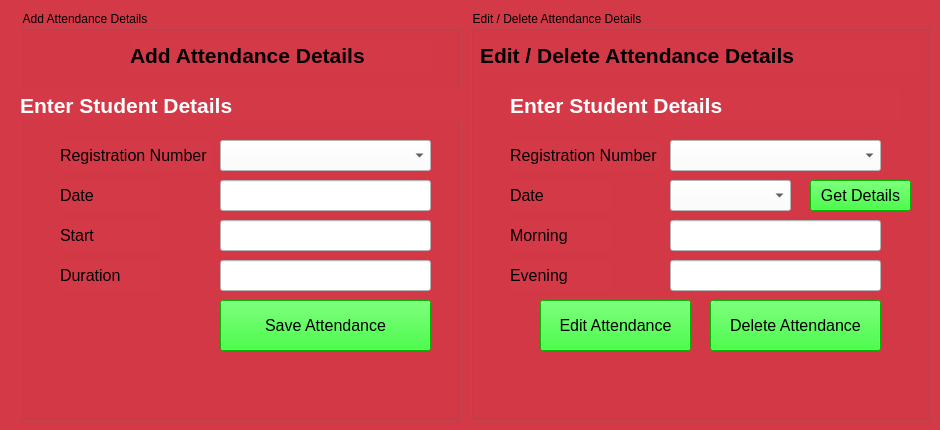
    <widget class="QWidget" name="tab_7">
     <property name="styleSheet">
      <string notr="true">background-color :#d43947

</string>
     </property>
     <attribute name="title">
      <string>attendance</string>
     </attribute>
     <widget class="QGroupBox" name="groupBox_3">
      <property name="geometry">
       <rect>
        <x>20</x>
        <y>10</y>
        <width>441</width>
        <height>411</height>
       </rect>
      </property>
      <property name="title">
       <string>Add Attendance Details</string>
      </property>
      <widget class="QLabel" name="label_34">
       <property name="geometry">
        <rect>
         <x>40</x>
         <y>130</y>
         <width>151</width>
         <height>31</height>
        </rect>
       </property>
       <property name="font">
        <font>
         <pointsize>12</pointsize>
        </font>
       </property>
       <property name="text">
        <string>Registration Number</string>
       </property>
      </widget>
      <widget class="QComboBox" name="cb41">
       <property name="geometry">
        <rect>
         <x>200</x>
         <y>130</y>
         <width>211</width>
         <height>31</height>
        </rect>
       </property>
       <property name="font">
        <font>
         <pointsize>12</pointsize>
        </font>
       </property>
       <property name="styleSheet">
        <string notr="true">background-color: rgb(255, 255, 255);</string>
       </property>
      </widget>
      <widget class="QLineEdit" name="tb42">
       <property name="geometry">
        <rect>
         <x>200</x>
         <y>210</y>
         <width>211</width>
         <height>31</height>
        </rect>
       </property>
       <property name="font">
        <font>
         <pointsize>12</pointsize>
        </font>
       </property>
       <property name="styleSheet">
        <string notr="true">color : rgb(0,0,0);
background-color: rgb(255, 255, 255);</string>
       </property>
      </widget>
      <widget class="QLineEdit" name="tb43">
       <property name="geometry">
        <rect>
         <x>200</x>
         <y>250</y>
         <width>211</width>
         <height>31</height>
        </rect>
       </property>
       <property name="font">
        <font>
         <pointsize>12</pointsize>
        </font>
       </property>
       <property name="styleSheet">
        <string notr="true">color : rgb(0,0,0);
background-color: rgb(255, 255, 255);</string>
       </property>
      </widget>
      <widget class="QLabel" name="label_42">
       <property name="geometry">
        <rect>
         <x>40</x>
         <y>170</y>
         <width>101</width>
         <height>31</height>
        </rect>
       </property>
       <property name="font">
        <font>
         <pointsize>12</pointsize>
        </font>
       </property>
       <property name="text">
        <string>Date</string>
       </property>
      </widget>
      <widget class="QLabel" name="label_43">
       <property name="geometry">
        <rect>
         <x>40</x>
         <y>250</y>
         <width>101</width>
         <height>31</height>
        </rect>
       </property>
       <property name="font">
        <font>
         <pointsize>12</pointsize>
        </font>
       </property>
       <property name="text">
        <string>Duration</string>
       </property>
      </widget>
      <widget class="QLineEdit" name="tb41">
       <property name="geometry">
        <rect>
         <x>200</x>
         <y>170</y>
         <width>211</width>
         <height>31</height>
        </rect>
       </property>
       <property name="font">
        <font>
         <pointsize>12</pointsize>
        </font>
       </property>
       <property name="styleSheet">
        <string notr="true">color : rgb(0,0,0);background-color: rgb(255, 255, 255);</string>
       </property>
      </widget>
      <widget class="QLabel" name="label_44">
       <property name="geometry">
        <rect>
         <x>40</x>
         <y>210</y>
         <width>101</width>
         <height>31</height>
        </rect>
       </property>
       <property name="font">
        <font>
         <pointsize>12</pointsize>
        </font>
       </property>
       <property name="text">
        <string>Start</string>
       </property>
      </widget>
      <widget class="QLabel" name="l31_2">
       <property name="geometry">
        <rect>
         <x>110</x>
         <y>30</y>
         <width>301</width>
         <height>31</height>
        </rect>
       </property>
       <property name="font">
        <font>
         <pointsize>16</pointsize>
         <weight>75</weight>
         <bold>true</bold>
        </font>
       </property>
       <property name="text">
        <string>Add Attendance Details</string>
       </property>
      </widget>
      <widget class="QPushButton" name="b41">
       <property name="geometry">
        <rect>
         <x>200</x>
         <y>290</y>
         <width>211</width>
         <height>51</height>
        </rect>
       </property>
       <property name="font">
        <font>
         <pointsize>12</pointsize>
        </font>
       </property>
       <property name="styleSheet">
        <string notr="true">background-color: rgb(0, 255, 0);</string>
       </property>
       <property name="text">
        <string>Save Attendance</string>
       </property>
      </widget>
      <widget class="QLabel" name="l41">
       <property name="geometry">
        <rect>
         <x>0</x>
         <y>80</y>
         <width>761</width>
         <height>31</height>
        </rect>
       </property>
       <property name="font">
        <font>
         <pointsize>16</pointsize>
         <weight>75</weight>
         <bold>true</bold>
        </font>
       </property>
       <property name="styleSheet">
        <string notr="true">color : rgb(255,255,255);</string>
       </property>
       <property name="text">
        <string>Enter Student Details</string>
       </property>
      </widget>
     </widget>
     <widget class="QGroupBox" name="groupBox_4">
      <property name="geometry">
       <rect>
        <x>470</x>
        <y>10</y>
        <width>461</width>
        <height>411</height>
       </rect>
      </property>
      <property name="title">
       <string>Edit / Delete Attendance Details</string>
      </property>
      <widget class="QLabel" name="label_48">
       <property name="geometry">
        <rect>
         <x>40</x>
         <y>130</y>
         <width>151</width>
         <height>31</height>
        </rect>
       </property>
       <property name="font">
        <font>
         <pointsize>12</pointsize>
        </font>
       </property>
       <property name="text">
        <string>Registration Number</string>
       </property>
      </widget>
      <widget class="QComboBox" name="cb42">
       <property name="geometry">
        <rect>
         <x>200</x>
         <y>130</y>
         <width>211</width>
         <height>31</height>
        </rect>
       </property>
       <property name="font">
        <font>
         <pointsize>12</pointsize>
        </font>
       </property>
       <property name="styleSheet">
        <string notr="true">color : rgb(0,0,0);
background-color: rgb(255, 255, 255);</string>
       </property>
      </widget>
      <widget class="QLineEdit" name="tb44">
       <property name="geometry">
        <rect>
         <x>200</x>
         <y>210</y>
         <width>211</width>
         <height>31</height>
        </rect>
       </property>
       <property name="font">
        <font>
         <pointsize>12</pointsize>
        </font>
       </property>
       <property name="styleSheet">
        <string notr="true">color : rgb(0,0,0);
background-color: rgb(255, 255, 255);</string>
       </property>
      </widget>
      <widget class="QLineEdit" name="tb45">
       <property name="geometry">
        <rect>
         <x>200</x>
         <y>250</y>
         <width>211</width>
         <height>31</height>
        </rect>
       </property>
       <property name="font">
        <font>
         <pointsize>12</pointsize>
        </font>
       </property>
       <property name="styleSheet">
        <string notr="true">color : rgb(0,0,0);
background-color: rgb(255, 255, 255);</string>
       </property>
      </widget>
      <widget class="QLabel" name="label_49">
       <property name="geometry">
        <rect>
         <x>40</x>
         <y>170</y>
         <width>101</width>
         <height>31</height>
        </rect>
       </property>
       <property name="font">
        <font>
         <pointsize>12</pointsize>
        </font>
       </property>
       <property name="text">
        <string>Date</string>
       </property>
      </widget>
      <widget class="QLabel" name="label_50">
       <property name="geometry">
        <rect>
         <x>40</x>
         <y>250</y>
         <width>101</width>
         <height>31</height>
        </rect>
       </property>
       <property name="font">
        <font>
         <pointsize>12</pointsize>
        </font>
       </property>
       <property name="text">
        <string>Evening</string>
       </property>
      </widget>
      <widget class="QLabel" name="label_51">
       <property name="geometry">
        <rect>
         <x>40</x>
         <y>210</y>
         <width>101</width>
         <height>31</height>
        </rect>
       </property>
       <property name="font">
        <font>
         <pointsize>12</pointsize>
        </font>
       </property>
       <property name="text">
        <string>Morning</string>
       </property>
      </widget>
      <widget class="QLabel" name="l32_2">
       <property name="geometry">
        <rect>
         <x>10</x>
         <y>30</y>
         <width>441</width>
         <height>31</height>
        </rect>
       </property>
       <property name="font">
        <font>
         <pointsize>16</pointsize>
         <weight>75</weight>
         <bold>true</bold>
        </font>
       </property>
       <property name="text">
        <string>Edit / Delete Attendance Details</string>
       </property>
      </widget>
      <widget class="QPushButton" name="b43">
       <property name="geometry">
        <rect>
         <x>70</x>
         <y>290</y>
         <width>151</width>
         <height>51</height>
        </rect>
       </property>
       <property name="font">
        <font>
         <pointsize>12</pointsize>
        </font>
       </property>
       <property name="styleSheet">
        <string notr="true">background-color: rgb(0, 255, 0);</string>
       </property>
       <property name="text">
        <string>Edit Attendance</string>
       </property>
      </widget>
      <widget class="QPushButton" name="b44">
       <property name="geometry">
        <rect>
         <x>240</x>
         <y>290</y>
         <width>171</width>
         <height>51</height>
        </rect>
       </property>
       <property name="font">
        <font>
         <pointsize>12</pointsize>
        </font>
       </property>
       <property name="styleSheet">
        <string notr="true">background-color: rgb(0, 255, 0);</string>
       </property>
       <property name="text">
        <string>Delete Attendance</string>
       </property>
      </widget>
      <widget class="QComboBox" name="cb43">
       <property name="geometry">
        <rect>
         <x>200</x>
         <y>170</y>
         <width>121</width>
         <height>31</height>
        </rect>
       </property>
       <property name="font">
        <font>
         <pointsize>12</pointsize>
        </font>
       </property>
       <property name="styleSheet">
        <string notr="true">color : rgb(0,0,0);
background-color: rgb(255, 255, 255);</string>
       </property>
      </widget>
      <widget class="QPushButton" name="b42">
       <property name="geometry">
        <rect>
         <x>340</x>
         <y>170</y>
         <width>101</width>
         <height>31</height>
        </rect>
       </property>
       <property name="font">
        <font>
         <pointsize>12</pointsize>
        </font>
       </property>
       <property name="styleSheet">
        <string notr="true">background-color: rgb(0, 255, 0);</string>
       </property>
       <property name="text">
        <string>Get Details</string>
       </property>
       <property name="autoExclusive">
        <bool>true</bool>
       </property>
      </widget>
      <widget class="QLabel" name="l42">
       <property name="geometry">
        <rect>
         <x>40</x>
         <y>80</y>
         <width>391</width>
         <height>31</height>
        </rect>
       </property>
       <property name="font">
        <font>
         <pointsize>16</pointsize>
         <weight>75</weight>
         <bold>true</bold>
        </font>
       </property>
       <property name="styleSheet">
        <string notr="true">color : rgb(255,255,255);</string>
       </property>
       <property name="text">
        <string>Enter Student Details</string>
       </property>
      </widget>
     </widget>
    </widget>
